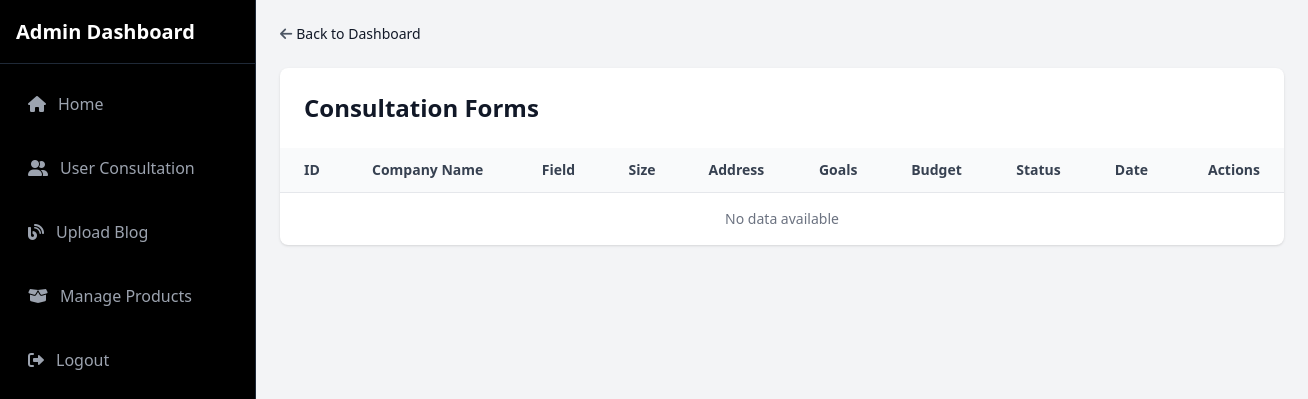
Page /consultations.php on the earlier database version.
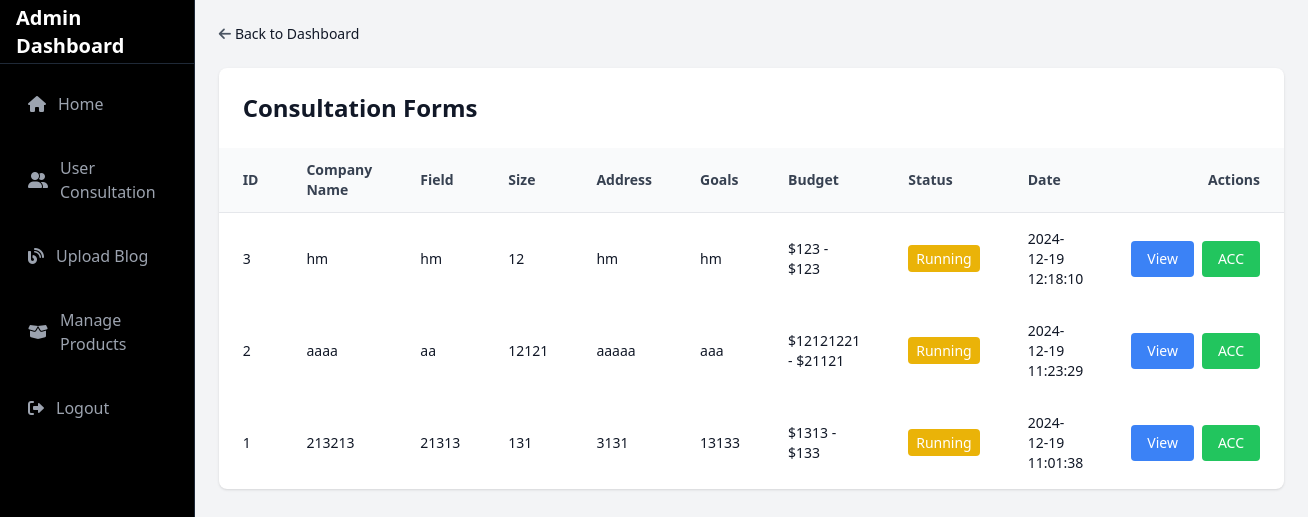
Same page on the later database version.
### tables this page shows
CREATE TABLE `consultation_form` (
  `id` int(11) NOT NULL,
  `company_name` varchar(255) NOT NULL,
  `company_field` varchar(255) NOT NULL,
  `company_size` int(11) NOT NULL,
  `company_address` text NOT NULL,
  `current_lighting` text DEFAULT NULL,
  `problem_detail` text DEFAULT NULL,
  `goals` text DEFAULT NULL,
  `min_budget` int(11) DEFAULT NULL,
  `max_budget` int(11) DEFAULT NULL,
  `privacy_policy` tinyint(1) DEFAULT 0,
  `updates_promotions` tinyint(1) DEFAULT 0,
  `status` enum('running','finished') DEFAULT 'running',
  `created_at` timestamp NOT NULL DEFAULT current_timestamp()
);

### consultations.php (the view, shortened to what the changed rows need)
<?php
$host = 'localhost';
$username = 'root';
$password = '141414';
$database = 'ses';
$conn = new mysqli($host, $username, $password, $database);
$sql = "SELECT * FROM consultation_form ORDER BY created_at DESC";
$result = $conn->query($sql);
?>
<!DOCTYPE html>
<html lang="id">
<head>
    <script src="https://cdn.tailwindcss.com"></script>
    <link rel="stylesheet" href="https://cdnjs.cloudflare.com/ajax/libs/font-awesome/6.0.0-beta3/css/all.min.css" />
</head>
<body class="bg-gray-100 text-gray-900">
    <div class="flex">
        <aside class="w-64 h-screen bg-black border-r border-gray-800 text-white">
            <div class="h-16 flex items-center justify-between px-4 border-b border-gray-800">
                <h2 class="text-xl font-semibold">Admin Dashboard</h2>
            </div>
        </aside>
        <main class="flex-1 p-6">
            <div class="bg-white rounded-lg shadow overflow-hidden">
                <div class="p-6">
                    <h1 class="text-2xl font-bold">Consultation Forms</h1>
                </div>
                <div class="overflow-x-auto">
                    <table class="min-w-full text-left border-collapse">
                        <thead class="bg-gray-50">
                            <tr>
                                <th class="px-6 py-3 border-b text-sm font-semibold text-gray-700">ID</th>
                                <th class="px-6 py-3 border-b text-sm font-semibold text-gray-700">Company Name</th>
                                <th class="px-6 py-3 border-b text-sm font-semibold text-gray-700">Field</th>
                                <th class="px-6 py-3 border-b text-sm font-semibold text-gray-700">Size</th>
                                <th class="px-6 py-3 border-b text-sm font-semibold text-gray-700">Address</th>
                                <th class="px-6 py-3 border-b text-sm font-semibold text-gray-700">Goals</th>
                                <th class="px-6 py-3 border-b text-sm font-semibold text-gray-700">Budget</th>
                                <th class="px-6 py-3 border-b text-sm font-semibold text-gray-700">Status</th>
                                <th class="px-6 py-3 border-b text-sm font-semibold text-gray-700">Date</th>
                                <th class="px-6 py-3 border-b text-right text-sm font-semibold text-gray-700">Actions</th>
                            </tr>
                        </thead>
                        <tbody>
                            <?php if ($result->num_rows > 0): ?>
                                <?php while ($row = $result->fetch_assoc()): ?>
                                    <tr class="hover:bg-gray-50">
                                        <td class="px-6 py-4 text-sm font-medium"><?= $row['id'] ?></td>
                                        <td class="px-6 py-4 text-sm"><?= $row['company_name'] ?></td>
                                        <td class="px-6 py-4 text-sm"><?= $row['company_field'] ?></td>
                                        <td class="px-6 py-4 text-sm"><?= $row['company_size'] ?></td>
                                        <td class="px-6 py-4 text-sm"><?= $row['company_address'] ?></td>
                                        <td class="px-6 py-4 text-sm"><?= $row['goals'] ?></td>
                                        <td class="px-6 py-4 text-sm">$<?= $row['min_budget'] ?> - $<?= $row['max_budget'] ?></td>
                                        <td class="px-6 py-4 text-sm">
                                            <span class="px-2 py-1 rounded text-white
                                                <?= $row['status'] === 'running' ? 'bg-yellow-500' : 'bg-green-500' ?>">
                                                <?= ucfirst($row['status']) ?>
                                            </span>
                                        </td>
                                        <td class="px-6 py-4 text-sm"><?= $row['created_at'] ?></td>
                                        <td class="px-6 py-4 text-right">
                                            <div class="flex justify-end gap-2">
                                                <a href="view_user.php?id_user=<?= $row['id_user'] ?>" class="bg-blue-500 text-white px-4 py-2 rounded hover:bg-blue-700 text-sm">View</a>
                                                <?php if ($row['status'] === 'running'): ?>
                                                    <form method="POST" class="inline">
                                                        <button type="submit" class="bg-green-500 text-white px-4 py-2 rounded hover:bg-green-700 text-sm">ACC</button>
                                                    </form>
                                                <?php endif; ?>
                                            </div>
                                        </td>
                                    </tr>
                                <?php endwhile; ?>
                            <?php else: ?>
                                <tr>
                                    <td colspan="10" class="text-center py-4 text-sm text-gray-500">No data available</td>
                                </tr>
                            <?php endif; ?>
                        </tbody>
                    </table>
                </div>
            </div>
        </main>
    </div>
</body>
</html>

Differences in the rows shown:
added consultation_form: id "3", company_name "hm", company_field "hm", company_size "12", company_address "hm", goals "hm", min_budget "123", max_budget "123", status "Running", created_at "2024-12-19 12:18:10"
added consultation_form: id "2", company_name "aaaa", company_field "aa", company_size "12121", company_address "aaaaa", goals "aaa", min_budget "12121221", max_budget "21121", status "Running", created_at "2024-12-19 11:23:29"
added consultation_form: id "1", company_name "213213", company_field "21313", company_size "131", company_address "3131", goals "13133", min_budget "1313", max_budget "133", status "Running", created_at "2024-12-19 11:01:38"
Other differences:
text no longer shown: "No data available"
